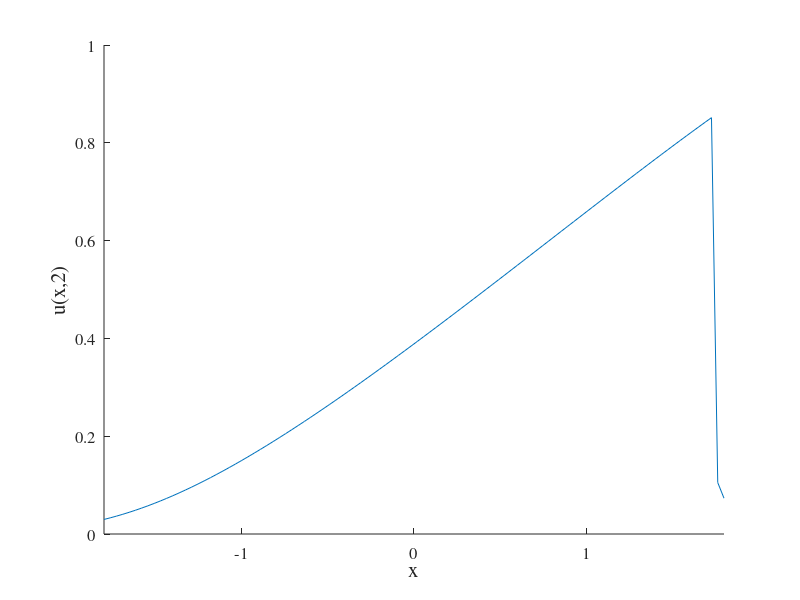

The MATLAB source for this figure: (Note: this script raises an error after producing the figure.)
clc; clear all; close all;
% Root finder for Part 1
x_mesh = linspace(-1.8, 1.8, 100);
x0_list = zeros(1, length(x_mesh));
t = 2.5;
%fun1 = @(x0, x) (x - x0) .* exp(x0.^2);

for i = 1:length(x_mesh)
x = x_mesh(i);
fun = @(x0) x0 - x + t * exp(-x0^2);
x0_list(i) = fzero(fun, x);

end
u = exp(-x0_list.^2);
figure
hold on
plot(x_mesh, u)
set(gca, 'FontSize', [12], 'FontName', 'Times')
set(gcf,'color','w');
xlabel('x', 'FontSize', 15)
ylabel('u(x,2)', 'FontSize', 15)
axis([-1.8 1.8 0 1])

hold off
export_fig hw_13_plot7.pdf
%% Characteristic Lines for Part 1
figure
hold on
for x0 = linspace(-2, 2, 50)
    t = (x_mesh - x0) .* exp(x0.^2);
    plot(x_mesh,t, 'Color', 'b')

    xlabel('x')
    ylabel('t')
end
    axis([-1.8 1.8 0 2])
set(gca, 'FontSize', [12], 'FontName', 'Times')
set(gcf,'color','w');
xlabel('x', 'FontSize', 15)
ylabel('t', 'FontSize', 15)
hold off
export_fig hw_13_plot1.pdf

%% Characteristic Lines for Part 2
clc; clear all; close all;

x_mesh = linspace(-1.8, 1.8, 100);

figure
hold on
for x0 = linspace(-2, 2, 50)
    t = (x_mesh - x0) .* ((1 + x0^2)^2);
    plot(x_mesh,t, 'Color', 'b')

    xlabel('x')
    ylabel('t')
end
set(gca, 'FontSize', [12], 'FontName', 'Times')
set(gcf,'color','w');
xlabel('x', 'FontSize', 15)
ylabel('t', 'FontSize', 15)
axis([1.1 1.15 .9 1])
hold off
export_fig hw_13_plot9.pdf
